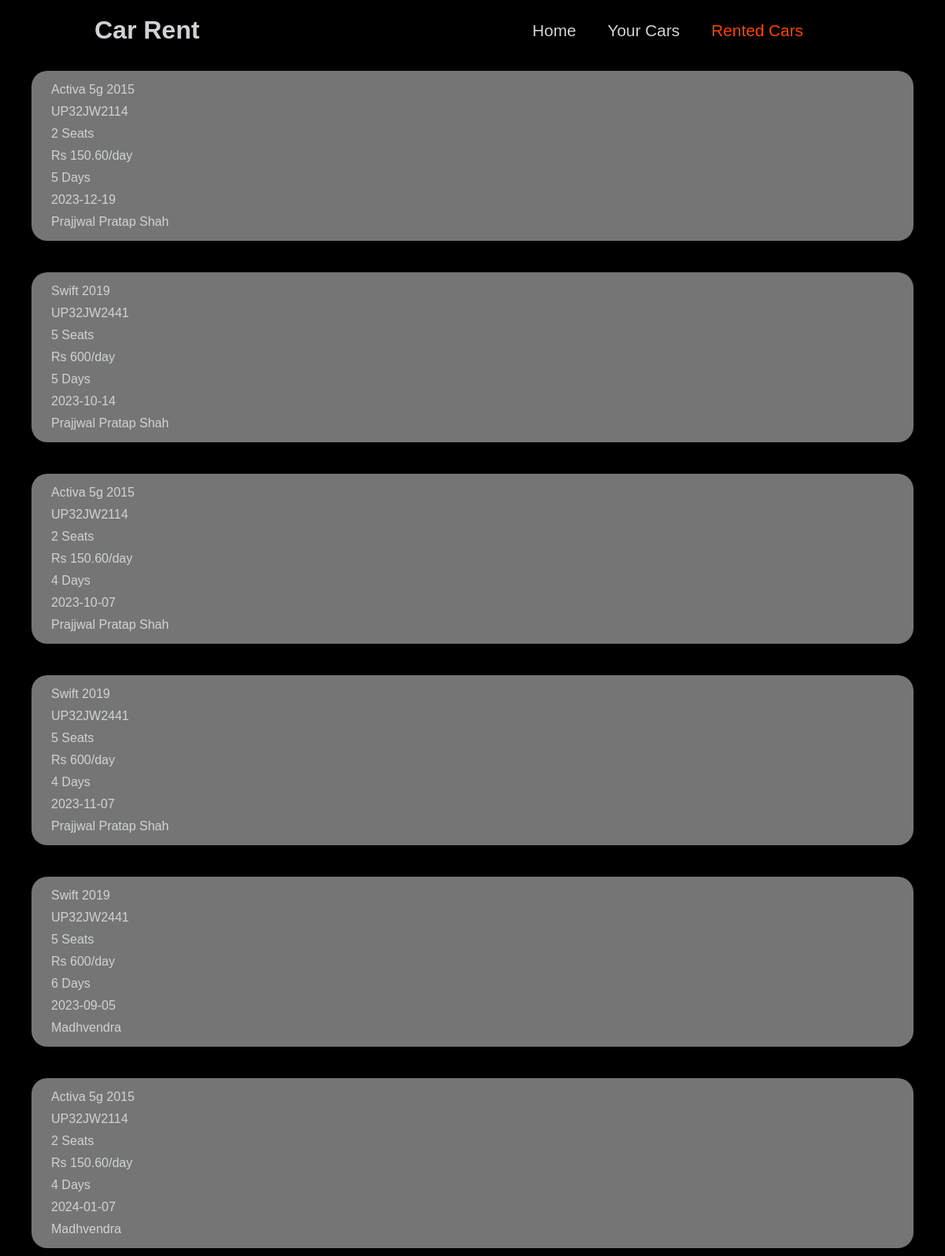
The page /rented.php (signed in) on the database its author committed.
### tables this page shows
CREATE TABLE `rented` (
  `SNo` int NOT NULL AUTO_INCREMENT,
  `CarID` varchar(20) NOT NULL,
  `AgencyID` varchar(20) NOT NULL,
  `UID` varchar(20) NOT NULL,
  `Days` int NOT NULL,
  `Date` date NOT NULL,
  PRIMARY KEY (`SNo`),
  UNIQUE KEY `CarID_UNIQUE` (`SNo`)
);

CREATE TABLE `cars` (
  `CarID` varchar(20) NOT NULL,
  `Model` varchar(50) NOT NULL,
  `Number` varchar(50) NOT NULL,
  `Seating` int NOT NULL,
  `Rent` varchar(20) NOT NULL,
  `AgencyID` varchar(20) NOT NULL,
  PRIMARY KEY (`CarID`),
  UNIQUE KEY `CarID_UNIQUE` (`CarID`)
);

CREATE TABLE `customer_login` (
  `UID` varchar(20) NOT NULL,
  `Username` varchar(50) NOT NULL,
  `Email` varchar(100) NOT NULL,
  `Password` varchar(100) NOT NULL,
  PRIMARY KEY (`UID`),
  UNIQUE KEY `UID_UNIQUE` (`UID`)
);

### conn.php (called while the page is built, shortened)
<?php
$env = parse_ini_file('.env', false);
$conn = mysqli_connect($env["HOSTNAME"], $env["USERNAME"], $env["PASSWORD"], $env["DATABASE"], $env["PORT"]);
$rentedQ = "SELECT * FROM `rented`";
$rented = mysqli_query($conn, $rentedQ);

### rented.php (the view, shortened to what this page needs)
<?php include 'conn.php';
?>
<!DOCTYPE html>
<html lang="en">
<head>
    <link rel="stylesheet" href="style.css" />
</head>
<body>
    <header>
        <div class="logo">
            <h2 class="logo-name">Car Rent</h2>
        </div>
        <nav class="navigation">
            <a href="index.php">Home</a>
            <a href="yourcars.php">Your Cars</a>
            <a class="current" href="rented.php">Rented Cars</a>
        </nav>
    </header>
    <div class="container">
        <?php
        while ($rowOut = mysqli_fetch_assoc($rented)) {
            if ($rowOut['AgencyID'] == $_COOKIE['UID']) {
                $carId = $rowOut['CarID'];
                $rowQ = "SELECT * FROM `cars` WHERE (`CarID` = '$carId')";
                $row = mysqli_query($conn, $rowQ);
                $row = $row->fetch_assoc();
                $userId = $rowOut['UID'];
                $userQ = "SELECT `Username` FROM `customer_login` WHERE (`UID` = '$userId')";
                $username = mysqli_query($conn, $userQ);
                $username = $username->fetch_assoc();
                echo '<div class="rent-car-div">
                <p>' . $row['Model'] . '</p><p>' . $row['Number'] . '</p>
                <p>' . $row['Seating'] . ' Seats</p><p>Rs ' . $row['Rent'] . '/day</p>
                <p>' . $rowOut['Days'] . ' Days</p><p>' . $rowOut['Date'] . '</p>
                <p>' . $username['Username'] . '</p></div>';
            }
        }
        ?>
    </div>
</body>
</html>

### style.css (style rules this page uses)
html { scroll-behavior: smooth; }
* { margin: 0; padding: 0; box-sizing: border-box; font-family: sans-serif; -webkit-tap-highlight-color: transparent; --darkwhite: #d0d3d5; --saffron: #ff4500; }
body { background: black; font-size: 16px; }
header { position: fixed; top: 0; left: 0; width: 100%; padding: 20px 100px; display: flex; align-items: center; justify-content: space-between; z-index: 99; background-color: black; }
.logo { user-select: none; display: flex; align-items: start; margin-right: 40px; gap: 20px; color: var(--darkwhite); }
.logo-name { font-size: 2em; white-space: nowrap; }
.navigation { display: flex; align-items: center; justify-content: center; gap: 40px; }
.navigation a { position: relative; font-size: 1.3em; font-weight: 500; text-decoration: none; color: var(--darkwhite); transition: 0.5s; }
.navigation .current { color: var(--saffron); }
.container { width: 100%; height: 100%; display: flex; flex-wrap: wrap; justify-content: start; gap: 2.5em; margin-top: 80px; padding: 10px 40px; }
.rent-car-div { width: 100%; background: #757575; color: var(--darkwhite); padding: 15px 25px; display: flex; flex-direction: column; justify-content: center; gap: 10px; border-radius: 20px; }

### rows shown on the page
rented: CarID.Model "Activa 5g 2015", CarID.Number "UP32JW2114", CarID.Seating "2", CarID.Rent "150.60", Days "5", Date "2023-12-19", customer_login.Username "Prajjwal Pratap Shah"
rented: CarID.Model "Swift 2019", CarID.Number "UP32JW2441", CarID.Seating "5", CarID.Rent "600", Days "5", Date "2023-10-14", customer_login.Username "Prajjwal Pratap Shah"
rented: CarID.Model "Activa 5g 2015", CarID.Number "UP32JW2114", CarID.Seating "2", CarID.Rent "150.60", Days "4", Date "2023-10-07", customer_login.Username "Prajjwal Pratap Shah"
rented: CarID.Model "Swift 2019", CarID.Number "UP32JW2441", CarID.Seating "5", CarID.Rent "600", Days "4", Date "2023-11-07", customer_login.Username "Prajjwal Pratap Shah"
rented: CarID.Model "Swift 2019", CarID.Number "UP32JW2441", CarID.Seating "5", CarID.Rent "600", Days "6", Date "2023-09-05", customer_login.Username "Madhvendra"
rented: CarID.Model "Activa 5g 2015", CarID.Number "UP32JW2114", CarID.Seating "2", CarID.Rent "150.60", Days "4", Date "2024-01-07", customer_login.Username "Madhvendra"
